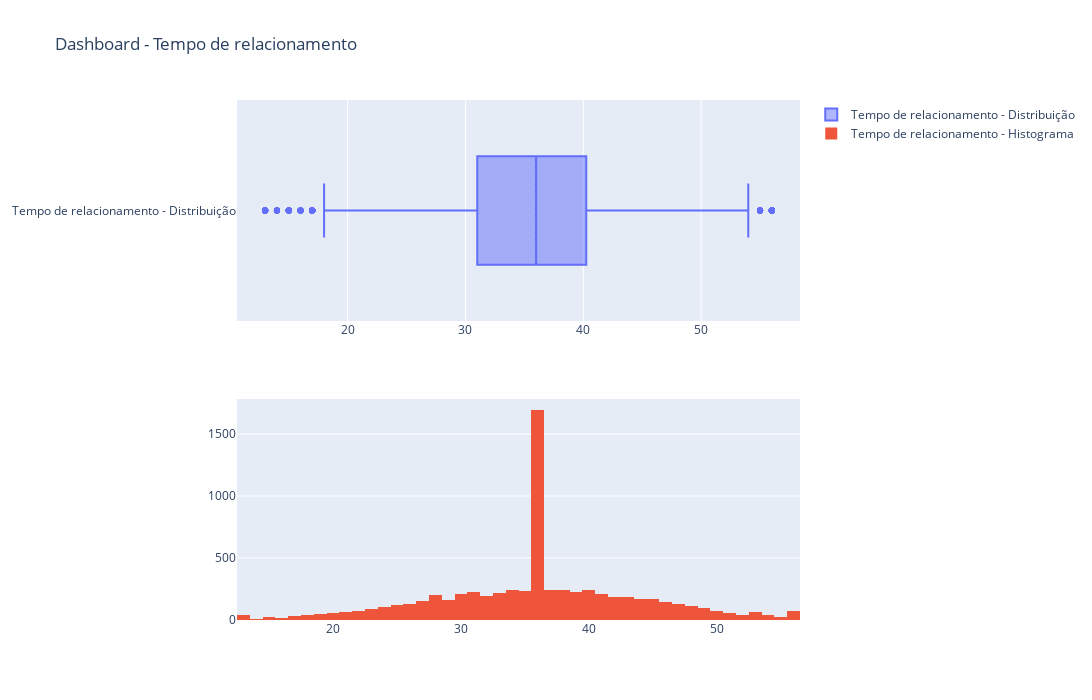

Notebook code cell kept with this figure:
### Markdown cell above
#### Plot - Tempo de relacionamento dos clientes com a instituição financeira

### Code cell
plot_charts(base_dados['Months_on_book'], col = 'Tempo de relacionamento')

### Figure 1 — Plotly figure (JSON) as saved in the notebook; plotly's stock layout.template omitted (floating-point values rounded to 4 significant figures; data arrays with more than 128 entries replaced by an {"elided": "..."} marker saying what was removed)
{"data": [{"boxmean": true, "name": "Tempo de relacionamento - Distribuição", "type": "box", "x": {"elided": "7081 int values"}, "xaxis": "x", "yaxis": "y"}, {"name": "Tempo de relacionamento - Histograma", "type": "histogram", "x": {"elided": "7081 int values"}, "xaxis": "x2", "yaxis": "y2"}], "layout": {"height": 700, "title": {"text": "Dashboard - Tempo de relacionamento"}, "width": 1200, "xaxis": {"anchor": "y", "domain": [0, 1]}, "xaxis2": {"anchor": "y2", "domain": [0, 1]}, "yaxis": {"anchor": "x", "domain": [0.575, 1]}, "yaxis2": {"anchor": "x2", "domain": [0, 0.425]}}}
